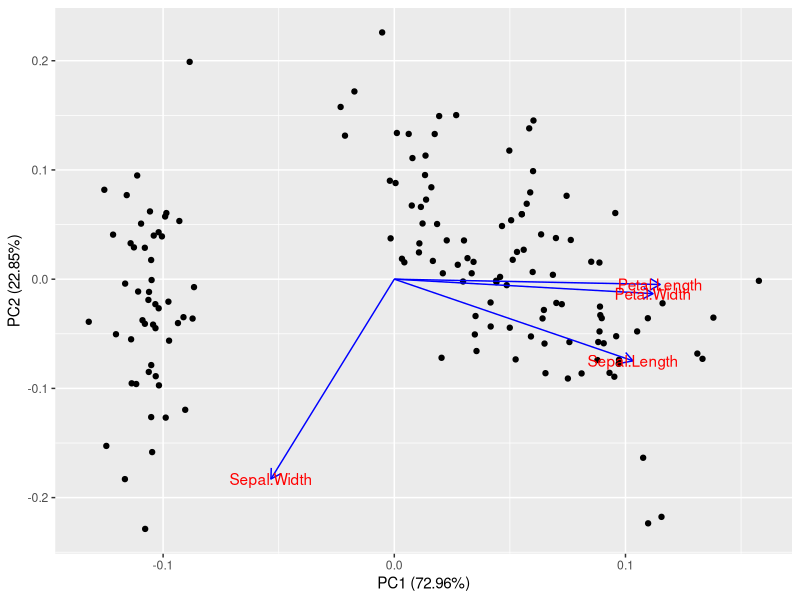
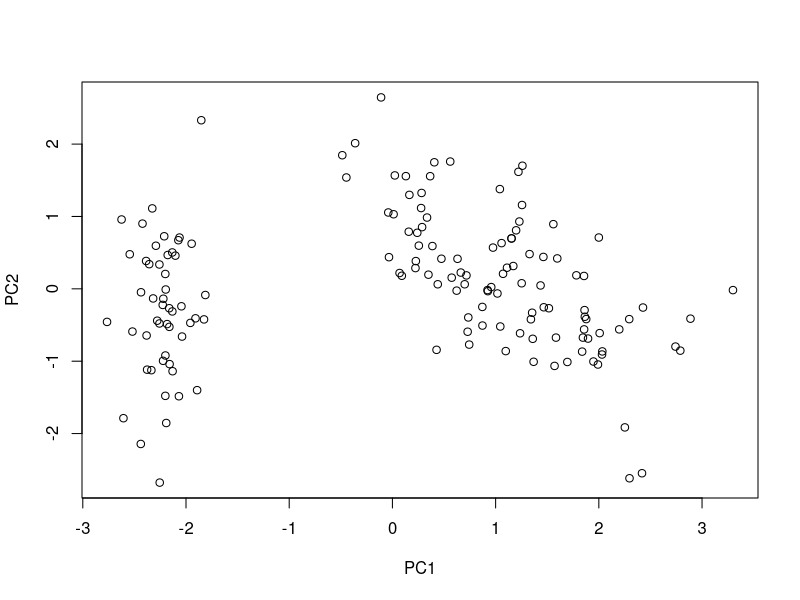
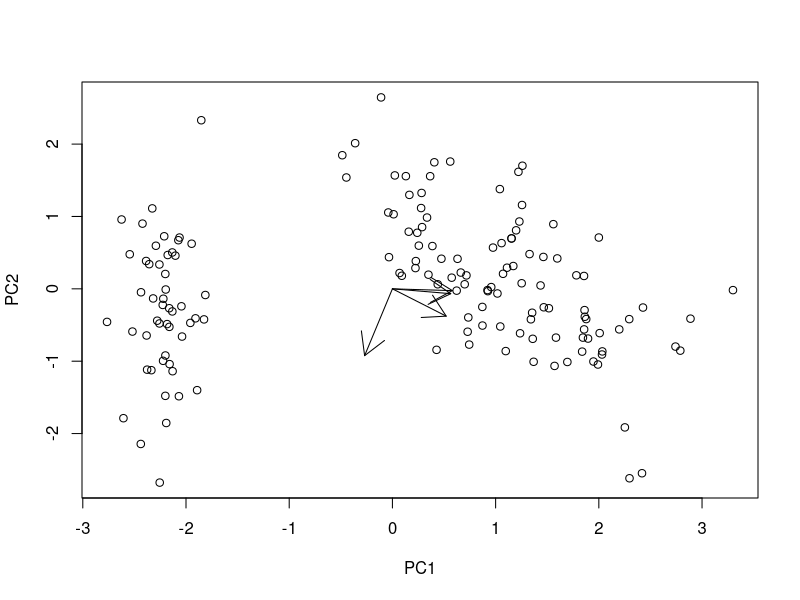
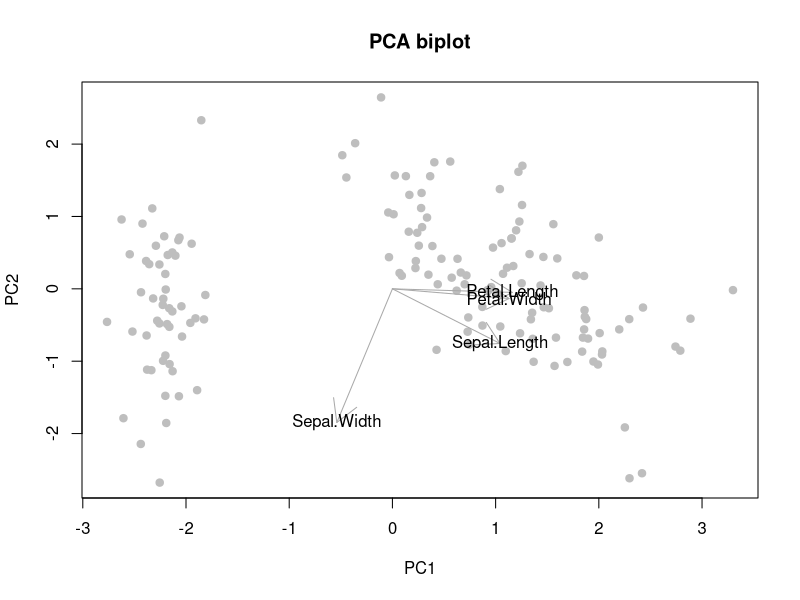

Recreate these plots in R, in order.
## ---- chunk 1
# Prepare environment ----------------------------------------------------------

# Load packages (install if you don't have it)
library(ggfortify) # for default biplots

# Keep the numeric variables from the iris dataset.
X <- iris[1:4]

## ---- chunk 2
# Perform PCA ------------------------------------------------------------------

# Center and standardize the data
X_sc <- scale(X)

# Compute PCs
pca_res <- prcomp(X_sc, center = FALSE, scale. = FALSE)

# Generate default biplot with ggfortify
autoplot(pca_res,
    data = X,
    loadings.label = TRUE, 
    loadings.colour = "blue"
)

## ---- chunk 3
# Getting to the biplots -------------------------------------------------------

# SVD of X
x_svd <- svd(X_sc)

# Extract the parts of the SVD we need to compute the Principal Component scores
U <- x_svd$u
D <- diag(x_svd$d)
V <- x_svd$v

# Compute the PCs
T <- U %*% D

## ---- chunk 4
# > Simple scatter plot --------------------------------------------------------

plot(
    x = T[, 1], xlab = "PC1",
    y = T[, 2], ylab = "PC2"
)

## ---- chunk 5
# > Adding loading arrows ------------------------------------------------------

# Scatter plot
plot(
    x = T[, 1], xlab = "PC1",
    y = T[, 2], ylab = "PC2"
)

# Add arrows from 0 to loading on the selected PCs (scaled up)
arrows(
    x0 = rep(0, ncol(X)), x1 = V[, 1], 
    y0 = rep(0, ncol(X)), y1 = V[, 2]
)

## ---- chunk 6
# > Improving the visuals ------------------------------------------------------

# Define a scaling factor for the arrows
sf <- 2

# Start over with the original scatterplot
plot(
    x = T[, 1], xlab = "PC1",
    y = T[, 2], ylab = "PC2",
    main = "PCA biplot", # plot title
    col = "gray",
    pch = 19 # solid circle
)

# Add arrows from 0 to loading on the selected PCs (scaled up)
arrows(
    x0 = rep(0, ncol(X)), x1 = V[, 1] * sf, 
    y0 = rep(0, ncol(X)), y1 = V[, 2] * sf,
    col = "darkgray"
)

# Add names of variables per arrow
text(x = V[, 1] * sf, y = V[, 2] * sf, labels = colnames(X))
